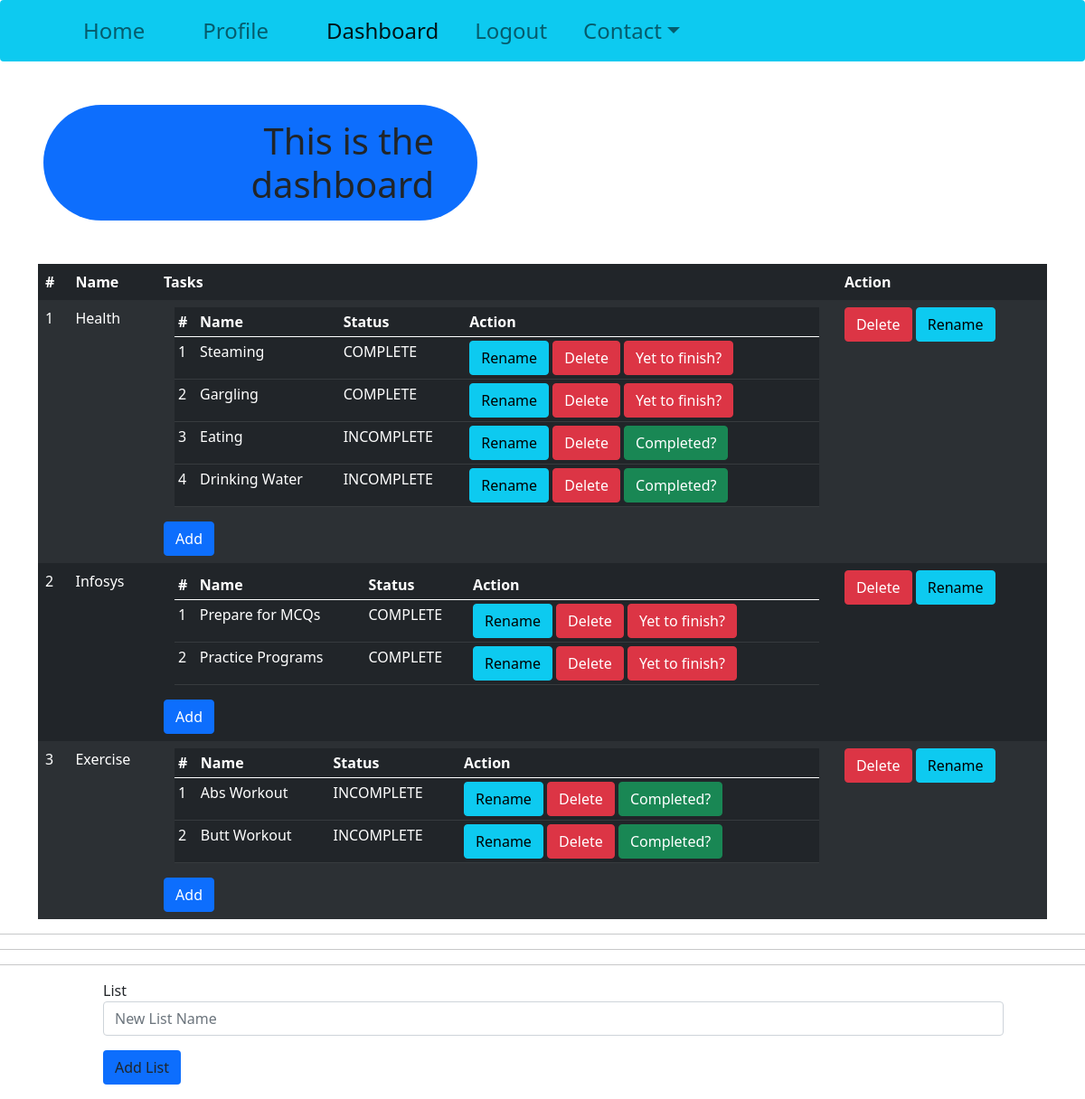
/dashboard (signed in), run on the app's committed database.
### todo/models.py (models this page shows, shortened)
class Lists(db.Model):
    Id = db.Column(db.Integer, primary_key=True)
    name = db.Column(db.String(200), nullable=False)
    tasks = db.relationship('Tasks', backref='listName', lazy=True, cascade="all")
    uid = db.Column(db.Integer, db.ForeignKey('users.Id', ondelete="CASCADE"), nullable=False)

class Tasks(db.Model):
	Id = db.Column(db.Integer, primary_key=True)
	taskName = db.Column(db.String(100), nullable=False, unique=True)
	status = db.Column(db.Boolean, default=False)
	tid = db.Column(db.Integer, db.ForeignKey('lists.Id', ondelete='CASCADE'), nullable=False)

### todo/routes.py (the view)
@app.route('/dashboard', methods=['GET', 'POST'])
def dashboard():
    currentUser = Users.query.filter_by(username=session.get('username')).first()
    tasks = []
    if currentUser.lists and len(currentUser.lists) == 0:
        tasks = []
    else:
        tasks = currentUser.lists
    addList = AddListForm()
    if addList.validate_on_submit():
        currList = Lists(name=addList.List.data, uid=int(currentUser.Id))
        db.session.add(currList)
        db.session.commit()
        flash('A new list was added to your to-do manager!', 'success')
        return redirect(url_for('dashboard'))
    return render_template('dashboard.html', title="Dashboard", dashboard=True, lists=tasks, form=addList, displayList=True, displayTask=False)

### todo/forms.py (shortened to what this page needs)
class AddListForm(FlaskForm):
	add = SubmitField('Add List')
	List = StringField(validators=[DataRequired(), Length(min=5)])

### todo/templates/dashboard.html (shortened to what this page needs)
{% extends "layout.html" %} {% import "bootstrap/wtf.html" as wtf %} {% block title %} TO-DO {% if title %} - {{ title }} {% endif %} {% endblock %} {% block content %}
<h1 class="my-5 mx-5 bg-primary px-5 py-3 rounded-pill text-end" style="width: 40%">This is the dashboard</h1>
<div class="container">
    {% if not lists|length %}
    <div class="fs-1 ">You dont have any lists as of now</div>
    {% else %}
    <table class="table table-striped table-dark table-borderless">
        <thead class="thead-dark ">
            <tr>
                <th scope="col">#</th>
                <th scope="col">Name</th>
                <th scope="col">Tasks</th>
                <th scope="col">Action</th>
            </tr>
        </thead>
        <tbody>
            {% for list in lists %}
            <tr scope="row">
                <td>{{ lists.index(list) + 1}}</td>
                <td>{{ list.name }}</td>
                <td>
                    {% if list.tasks %}
                    <div class="container">
                        <table class="table table-dark table-hover table-sm">
                            <thead class="thead-light">
                                <th scope="col">#</th>
                                <th scope="col">Name</th>
                                <th scope="col">Status</th>
                                <th scope="col">Action</th>
                            </thead>
                            {% for task in list.tasks %}
                            <tr scope="row">
                                <td>{{ list.tasks.index(task) + 1 }}</td>
                                <td>{{ task.taskName }}</td>
                                <td>
                                    {% if not task.status %} INCOMPLETE {% else %} COMPLETE {% endif %}
                                </td>
                                <td>
                                    <span class="float: right">
                                    <a href="/tasks/rename/{{ lists.index(list) + 1 }}/{{ list.tasks.index(task) + 1 }}" class="btn btn-info">Rename</a>
                                </span>
                                    <span class="float: right">
                                    <a href="/tasks/delete/{{ lists.index(list) + 1 }}/{{ list.tasks.index(task) + 1 }}" class="btn btn-danger">Delete</a>
                                </span>
                                    <span class="float: right">
                                    <a href="/tasks/changeStatus/{{ lists.index(list) + 1 }}/{{ list.tasks.index(task) + 1 }}" class="btn btn-{% if not task.status %}success{% else %}danger{% endif %}">{% if not task.status %}Completed? {% else %} Yet to finish? {% endif %}</a>
                                </span>
                                </td>
                            </tr>
                            {% endfor %}
                        </table>
                    </div> {% else %} You have no tasks added to this list {% endif %}
                    <span class="float: right">
                        <a href="/tasks/add/{{ lists.index(list) + 1 }}" class="btn btn-primary">Add</a>
                    </span>
                </td>
                <td>
                    <a href="/lists/delete/{{ lists.index(list) + 1 }}" class="btn btn-danger">Delete</a>
                    <a href="/lists/rename/{{ lists.index(list) + 1 }}" class="btn btn-info">Rename</a>
                </td>
            </tr>
            {% endfor %}
        </tbody>
    </table>
    {% endif %}
</div>
<hr>
<hr>
<hr>
<div class="container">
    <form action=" " method="POST">
        <div class="mb-3 mx-5 form-check">
            {{ wtf.form_field(form.List, placeholder="New List Name", class="form-control") }}
        </div>
        <div class="mb-3 mx-5 form-check">
            {{ wtf.form_field(form.add, class="btn btn-alert bg-primary") }}
        </div>
    </form>
</div>
{% endblock %}

### todo/templates/layout.html (shortened to what this page needs)
<!DOCTYPE html>
<html lang="en">
<head>
    <link href="https://cdn.jsdelivr.net/npm/bootstrap@5.0.0-beta3/dist/css/bootstrap.min.css" rel="stylesheet">
</head>
<body>
    <nav class="navbar sticky-top navbar-expand-lg navbar-light bg-info rounded px-5 mb-5">
        <div class="container-fluid">
            <div class="collapse navbar-collapse" id="navbarNavDropdown">
                <ul class="navbar-nav">
                    <li class="nav-item fs-4">
                        <a class="nav-link {% if home %}active{% endif %} mx-4" aria-current="page" href="{{ url_for('home') }}">Home</a>
                    </li>
                    {% if session.get('username', None) %}
                    <li class="nav-item fs-4">
                        <a class="nav-link {% if profile %} active {% endif %} mx-4" href="{{ url_for('profile') }}">Profile</a>
                    </li>
                    <li class="nav-item fs-4">
                        <a class="nav-link {% if dashboard %} active {% endif %} mx-4" href="{{ url_for('dashboard') }}">Dashboard</a>
                    </li>
                    <li class="nav-item fs-4">
                        <a class="nav-link " href="{{ url_for('logout') }}">Logout</a>
                    </li>
                    {% endif %}
                    <li class="nav-item dropdown fs-4 mx-4">
                        <a class="nav-link dropdown-toggle" href="#" id="navbarDropdownMenuLink" role="button" data-bs-toggle="dropdown" aria-expanded="false">Contact</a>
                    </li>
                </ul>
            </div>
        </div>
    </nav>
     {% block content %} {% endblock %}
</body>
</html>
</html>
</html>

### data on the page
Lists: lists "1", name "Health"
Tasks: list.tasks.index(task)+1 "1", taskName "Steaming", shows "COMPLETE", shows "Yet to finish?"
Tasks: tasks "2", taskName "Gargling", status "COMPLETE"
Tasks: tasks "3", taskName "Eating", status "INCOMPLETE"
Tasks: list.tasks.index(task)+1 "4", taskName "Drinking Water", status "INCOMPLETE"
Lists: lists.index(list)+1 "2", name "Infosys"
Tasks: list.tasks.index(task)+1 "1", taskName "Prepare for MCQs", shows "COMPLETE", shows "Yet to finish?"
Tasks: tasks "2", taskName "Practice Programs", status "COMPLETE"
Lists: lists "3", name "Exercise"
Tasks: tasks "1", taskName "Abs Workout", status "INCOMPLETE"
Tasks: tasks "2", taskName "Butt Workout", status "INCOMPLETE"
